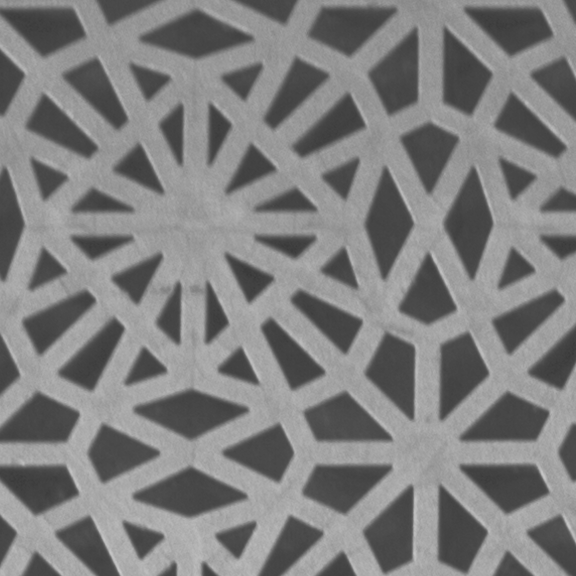
%> input picture Tercero/floor1-a-p002.png, 576 x 576 px
$ octave descripcionTextura.m   (GNU Octave 9; MATLAB toolbox functions it lacks are replaced by stand-ins)
%> lines starting %> are read from the running program, lines starting %| are printed output that depends on the picture
% practica, entregada 13/01/2014 descripcion de Texturas
% solo dan un valor, r, U, y e, que corresponden a los valores de
% varianza, uniformidad y entropia
% las formulas estan en el cuaderno de ITIL
% imagenes las envio al correo ayer
ima = imread('C:\Users\Alumnos\Documents\MATLAB\PDI\Tercero\floor1-a-p002.png');
%> ima is the input picture: size 576x576 uint8; min 57, max 202, mean 127
% canvas1-a-p001
% ceiling1-a-p001
% floor1-a-p002
imtool close all
[M,N] = size(ima);
%> M = 576; N = 576

[h,r] = imhist(ima);
%> h = 256 values, max 13956 at index 72, min 0 at index 1, mean 1296; r = 256 values from 0 to 255


imNueva = reshape(ima, M*N, 1);
r2 = 0:1:255; % crea un vector que sus valores sera entre 0 y 255 y se incrementara de uno en uno
h2 = hist(imNueva,r2);
%> h2 has the same summary as h
% R

varianza = var(double(imNueva));
%> varianza = 1601.8
R = 1.0 - (1.0 /(1.0+ varianza));
%> R = 0.999
R
%> R = 0.999

% uniformidad
u = zeros(255);
u = double(u);
p = h(1)/double(M*N);
%> p = 0
p(1) = p*p;
for i = 2:255
    p = h(i)/double(M*N);
    u(i) = p*p + u(i-1);
end
%> this loop made 254 passes
%> p on passes 1 to 3: 0, 0, 0
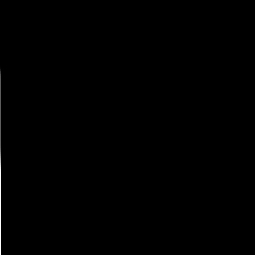
%> u: size 255x255 double; min 0, max 0.0182, mean 3.59e-05; drawn with min black and max white
U = u(255)
%> U = 0.0182
%entropia
E = zeros(255);
E = double(E);
p = h(1) / double(M*N);
%> p = 0
if p == 0
    p = 1;
end
loga = log(p);
E(1) = -1 * p *  log2(p);

log2(p);
for i = 2:255
    p = h(i)/double(M*N);
    if p == 0
        p = 1;
    end
    E(i) = -1 * p *  log2(p) + E(i-1);
end
e = E(255)
%> e = 6.22
